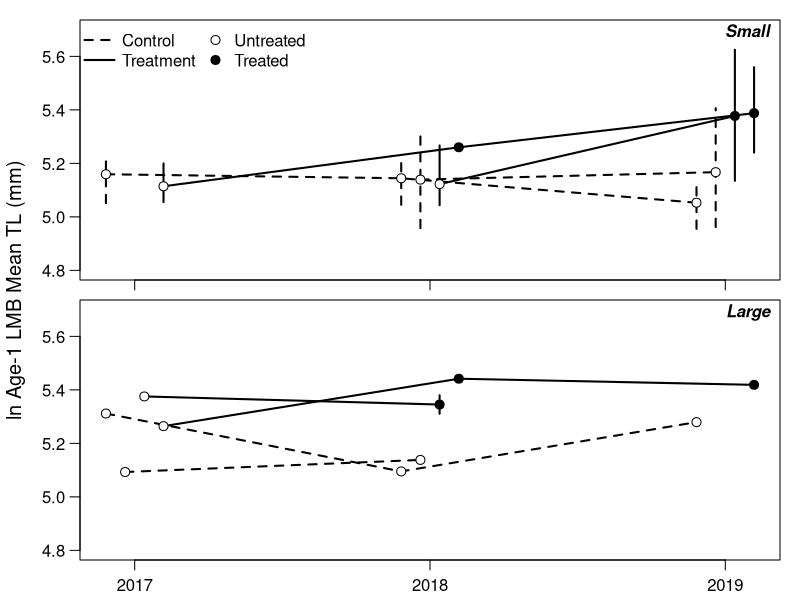

Write the R code that produced this figure.

dat = read.csv("lmb_output.csv")
dat$new = ifelse(dat$lake %in% c("drummond3", "lm", "promise", "mark"), 1, 0)
dat$drop = ifelse(dat$lake %in% c("lee county lake", "barbour county lake", "washington county lake"), 1, 0)

dat$mla_1[is.na(dat$mla_1)] = 0       # add a 0 in place of NA for removal
dat = dat[dat$mla_1 != 0,]            # remove 0 in mla_1
unique(dat$mla_1)                     # 0's and NA's absent 
dat$mla_1 = log(dat$mla_1)

yvar = "mla_1"

datsub = dat[,c("year", "type", "times_treat", "size_class", "new", "drop", yvar)]

library(dplyr)

plot_dat_sml = datsub %>% filter(size_class == "small") %>%
  group_by(year, type, new, times_treat) %>%
  summarize(
    mn = mean(mla_1, na.rm = T),
    lwr = quantile(mla_1, 0.025, na.rm = T),
    upr = quantile(mla_1, 0.975, na.rm = T)
    ) %>% ungroup
plot_dat_big = datsub %>% filter(size_class == "big") %>%
  group_by(year, type, drop, times_treat) %>%
  summarize(
    mn = mean(mla_1, na.rm = T),
    lwr = quantile(mla_1, 0.025, na.rm = T),
    upr = quantile(mla_1, 0.975, na.rm = T)
    ) %>% ungroup

plot_dat_sml$year = as.numeric(plot_dat_sml$year)
plot_dat_big$year = as.numeric(plot_dat_big$year)

off_c1 = -0.0975
off_c2 = -0.0325
off_t2 = 0.0325
off_t1 = 0.0975
ppi = 600
png("lmb_mla_1_log.png", h = 7 * ppi, w = 4 * ppi, res = ppi)

# small lakes
par(mfrow = c(2,1), mar = c(0.5,1,0.5,1), oma = c(1.5,3,0.5,0), cex.axis = 1, cex.lab = 1.2, mgp = c(1,0.75,0))
plot(1,1, type = "n", xlim = c(2017,2019) + range(c(off_c1, off_c2, off_t1, off_t2)), ylim = c(4.8,5.7),
     xaxt = "n", las = 1, ylab = "")
usr = par("usr"); xdiff = usr[2] - usr[1]; ydiff = usr[4] - usr[3]
text(x = usr[2] - xdiff * 0, y = usr[4] - ydiff * 0.05, pos = 2, "Small", font = 4)

# controls (not new entries)
ind = c(1,3,7)
lines(mn ~ I(year + off_c1), data = plot_dat_sml[ind,], lwd = 2, lty = 2, type = "l")
with(plot_dat_sml[ind,], segments(I(year + off_c1), lwr, I(year + off_c1), upr, lty = 2, lwd = 2))
points(mn ~ I(year + off_c1), data = plot_dat_sml[ind,], pch = 21, bg = "white", cex = 1.2)

# treats (not new entries)
ind = c(2,6,10)
lines(mn ~ I(year + off_t1), data = plot_dat_sml[ind,], lwd = 2, type = "l")
with(plot_dat_sml[ind,], segments(I(year + off_t1), lwr, I(year + off_t1), upr, lwd = 2))
points(mn ~ I(year + off_t1), data = plot_dat_sml[ind,], pch = 21, bg = c("white", "black", "black"), cex = 1.2)

# controls (new entry 2018)
ind = c(4,8)
lines(mn ~ I(year + off_c2), data = plot_dat_sml[ind,], lwd = 2, lty = 2, type = "l")
with(plot_dat_sml[ind,], segments(I(year + off_c2), lwr, I(year + off_c2), upr, lty = 2, lwd = 2))
points(mn ~ I(year + off_c2), data = plot_dat_sml[ind,], pch = 21, bg = "white", cex = 1.2)

# treats (new entry 2018)
ind = c(5,9)
lines(mn ~ I(year + off_t2), data = plot_dat_sml[ind,], lwd = 2, type = "l")
with(plot_dat_sml[ind,], segments(I(year + off_t2), lwr, I(year + off_t2), upr, lwd = 2))
points(mn ~ I(year + off_t2), data = plot_dat_sml[ind,], pch = 21, bg = c("white", "black"), cex = 1.2)

axis(side = 1, at = 2017:2019, labels = rep("", 3))
legend("topleft", legend = c("Control", "Treatment", "Untreated", "Treated"), ncol = 2,
       pch = c(NA, NA, 21, 21), pt.cex = c(NA, NA, 1.2, 1.2), pt.bg = c(NA, NA, "white", "black"),
       bty = "n", lty = c(2,1,NA,NA), lwd = c(2,2,NA,NA), x.intersp = c(0.5, 0.5, 0.25, 0.25))

# big lakes
plot_dat_big
plot(1,1, type = "n", xlim = c(2017,2019) + range(c(off_c1, off_c2, off_t1, off_t2)), ylim = c(4.8,5.7),
     xaxt = "n", las = 1, ylab = "")
usr = par("usr"); xdiff = usr[2] - usr[1]; ydiff = usr[4] - usr[3]
text(x = usr[2] - xdiff * 0, y = usr[4] - ydiff * 0.05, pos = 2, "Large", font = 4)
# controls (not new entries)
ind = c(1,5,9)
lines(mn ~ I(year + off_c1), data = plot_dat_big[ind,], lwd = 2, lty = 2, type = "l")
with(plot_dat_big[ind,], segments(I(year + off_c1), lwr, I(year + off_c1), upr, lty = 2, lwd = 2))
points(mn ~ I(year + off_c1), data = plot_dat_big[ind,], pch = 21, bg = "white", cex = 1.2)

# treats (not new entries)
ind = c(3,7,10)
lines(mn ~ I(year + off_t1), data = plot_dat_big[ind,], lwd = 2, type = "l")
with(plot_dat_big[ind,], segments(I(year + off_t1), lwr, I(year + off_t1), upr, lwd = 2))
points(mn ~ I(year + off_t1), data = plot_dat_big[ind,], pch = 21, bg = c("white", "black", "black"), cex = 1.2)

# controls (new entry 2018)
ind = c(2,6)
lines(mn ~ I(year + off_c2), data = plot_dat_big[ind,], lwd = 2, lty = 2, type = "l")
with(plot_dat_big[ind,], segments(I(year + off_c2), lwr, I(year + off_c2), upr, lty = 2, lwd = 2))
points(mn ~ I(year + off_c2), data = plot_dat_big[ind,], pch = 21, bg = "white", cex = 1.2)

# treats (new entry 2018)
ind = c(4,8)
lines(mn ~ I(year + off_t2), data = plot_dat_big[ind,], lwd = 2, type = "l")
with(plot_dat_big[ind,], segments(I(year + off_t2), lwr, I(year + off_t2), upr, lwd = 2))
points(mn ~ I(year + off_t2), data = plot_dat_big[ind,], pch = 21, bg = c("white", "black"), cex = 1.2)

axis(side = 1, at = 2017:2019, labels = 2017:2019)
mtext(side = 2, outer = T, "ln Age-1 LMB Mean TL (mm)", line = 1.75, cex = 1.2) 
dev.off()


